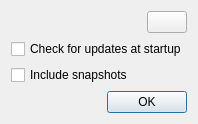
<?xml version="1.0" encoding="UTF-8"?>
<ui version="4.0">
 <class>CheckForUpdatesDialog</class>
 <widget class="QDialog" name="CheckForUpdatesDialog">
  <property name="geometry">
   <rect>
    <x>0</x>
    <y>0</y>
    <width>400</width>
    <height>140</height>
   </rect>
  </property>
  <property name="windowTitle">
   <string>Check For Updates</string>
  </property>
  <layout class="QVBoxLayout" name="layout">
   <property name="sizeConstraint">
    <enum>QLayout::SetFixedSize</enum>
   </property>
   <item>
    <layout class="QHBoxLayout" name="horizontalLayout">
     <item>
      <widget class="QLabel" name="statusLabel"/>
     </item>
     <item>
      <spacer name="horizontalSpacer">
       <property name="orientation">
        <enum>Qt::Horizontal</enum>
       </property>
       <property name="sizeHint" stdset="0">
        <size>
         <width>40</width>
         <height>20</height>
        </size>
       </property>
      </spacer>
     </item>
     <item>
      <widget class="QPushButton" name="recheckButton">
       <property name="toolTip">
        <string>Recheck</string>
       </property>
       <property name="statusTip">
        <string>Recheck for updates</string>
       </property>
       <property name="icon">
        <iconset resource="../res/ui.qrc">
         <normaloff>:/oxygen/actions/view-refresh.png</normaloff>:/oxygen/actions/view-refresh.png</iconset>
       </property>
       <property name="autoDefault">
        <bool>false</bool>
       </property>
      </widget>
     </item>
    </layout>
   </item>
   <item>
    <widget class="QCheckBox" name="checkForUpdatesAtStartupCheckBox">
     <property name="text">
      <string>Check for updates at startup</string>
     </property>
    </widget>
   </item>
   <item>
    <widget class="QCheckBox" name="includeSnapshotsCheckBox">
     <property name="text">
      <string>Include snapshots</string>
     </property>
    </widget>
   </item>
   <item>
    <widget class="QDialogButtonBox" name="buttonBox">
     <property name="standardButtons">
      <set>QDialogButtonBox::Ok</set>
     </property>
    </widget>
   </item>
  </layout>
 </widget>
 <resources>
  <include location="../res/ui.qrc"/>
 </resources>
 <connections/>
</ui>
